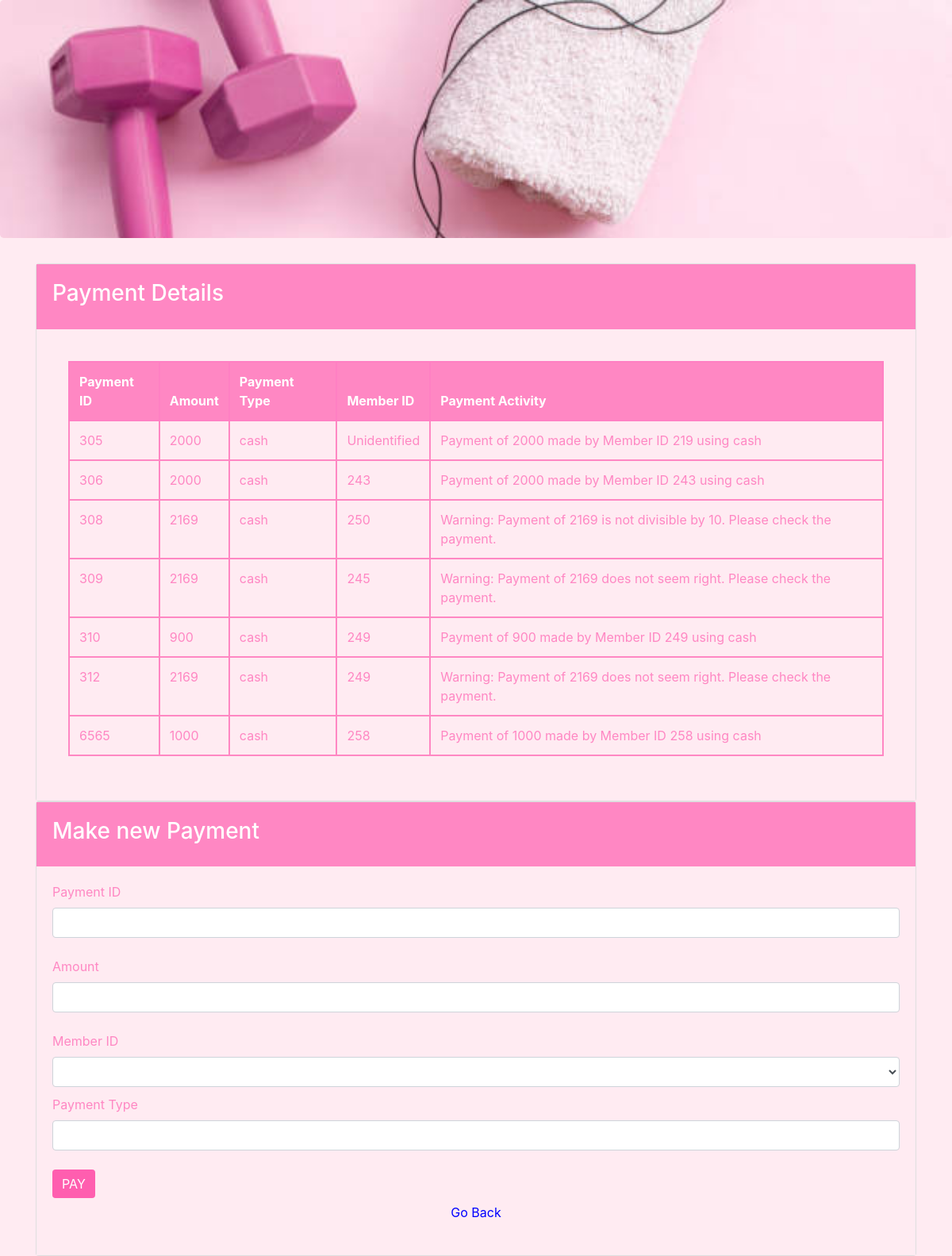
The page /gym_pls/gym-management/payment.php on the database as committed earlier.
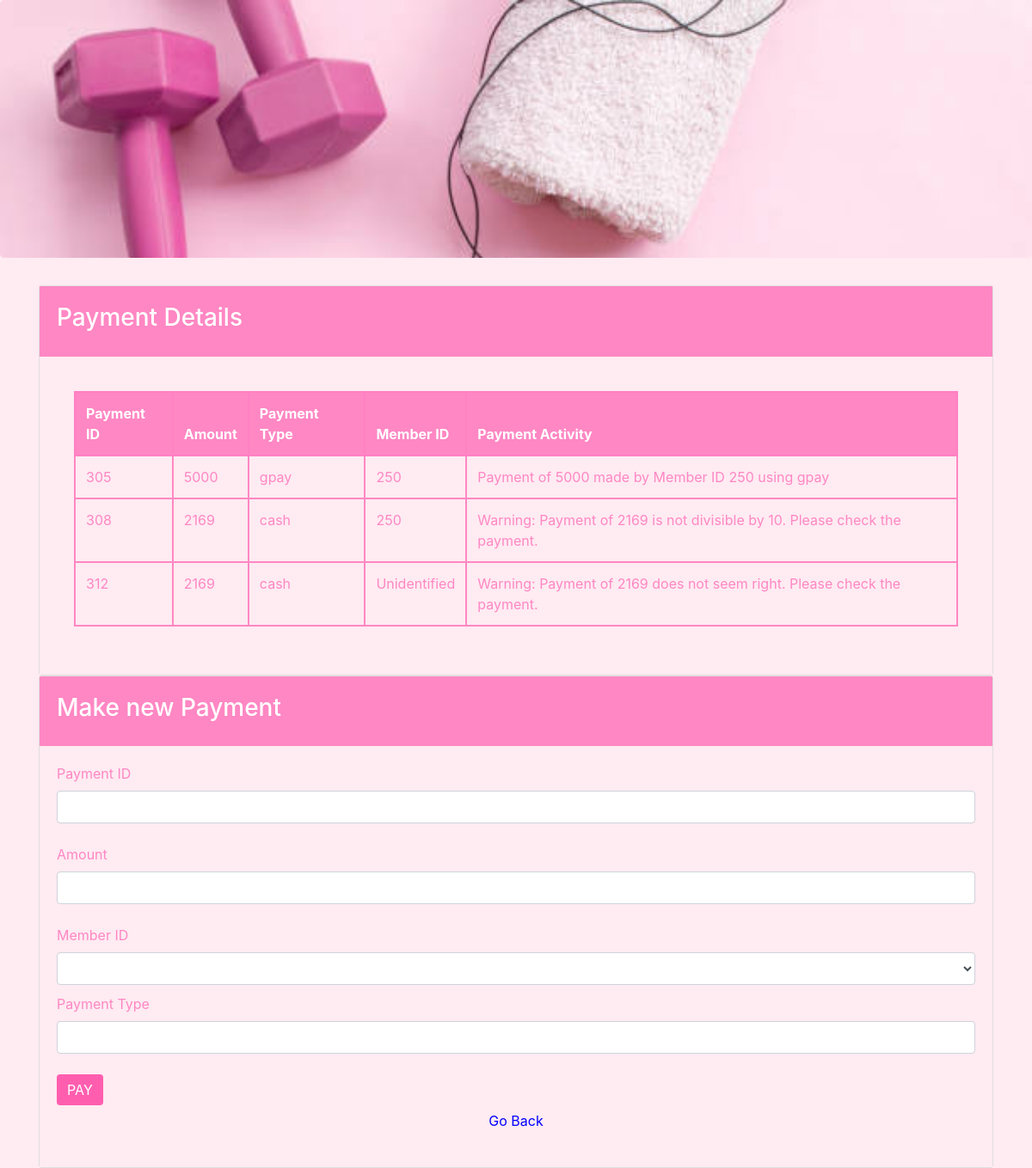
The same page on the database as committed later.
### tables this page shows
CREATE TABLE `payment` (
  `Payment_id` int(11) NOT NULL,
  `Amount` int(20) NOT NULL,
  `Member_id` int(11) DEFAULT NULL,
  `payment_type` varchar(20) NOT NULL,
  `payment_activity` varchar(255) DEFAULT NULL
);

### gym_pls/gym-management/payment.php (the view, shortened to what the changed rows need)
<!DOCTYPE html>
<?php include("func.php"); ?>
<html>
<head>
    <link rel="stylesheet" href="https://maxcdn.bootstrapcdn.com/bootstrap/4.0.0-beta/css/bootstrap.min.css">
</head>
<body style="background-color:#ffebf2;">
    <div class="container">
        <div class="card">
            <div class="card-body" style="background-color:#ffebf2; color:#ff87c3;">
                <div class="card-body">
                    <table class="table table-hover table-bordered" style="border: 2px solid #ff87c3; border-collapse: collapse;">
                        <thead class="thead-dark">
                            <tr style="border: 2px solid #ff87c3;">
                                <th style="border: 2px solid #ff80c3; background-color:#ff87c3;color: #ffffff">Payment ID</th>
                                <th style="border: 2px solid #ff80c3; background-color:#ff87c3;color: #ffffff">Amount</th>
                                <th style="border: 2px solid #ff80c3; background-color:#ff87c3;color: #ffffff">Payment Type</th>
                                <th style="border: 2px solid #ff80c3; background-color:#ff87c3;color: #ffffff">Member ID</th>
                                <th style="border: 2px solid #ff80c3; background-color:#ff87c3;color: #ffffff">Payment Activity</th>
                            </tr>
                        </thead>
                        <tbody>
                            <?php get_payment(); ?>
                        </tbody>
                    </table>
                </div>
            </div>
        </div>
                    <?php
                        $connect = mysqli_connect("localhost", "root", "", "loginsystem");
                        $query = "SELECT Member_id FROM members";
                        $result = mysqli_query($connect, $query);
                    ?>
                        <?php
                            if (mysqli_num_rows($result) > 0) {
                                while ($row = mysqli_fetch_assoc($result)) {
                                    var_dump($row);
                                }
                            } else {
                                echo "<option>No members found</option>";
                            }
                        ?>
    </div>
</body>
</html>

### gym_pls/gym-management/func.php (shortened to what the changed rows need)
<?php
$con = mysqli_connect("localhost", "root", "", "loginsystem");
if (!function_exists('get_payment')) {
    function get_payment() {
        global $con;
        $query = "SELECT * FROM Payment";
        $result = mysqli_query($con, $query);
        if (mysqli_num_rows($result) > 0) {
            while ($row = mysqli_fetch_array($result)) {
                $Payment_id = $row['Payment_id'];
                $Amount = $row['Amount'];
                $payment_type = $row['payment_type'];
                $Member_id = $row['Member_id'] ?: 'Unidentified';
                $payment_activity = isset($row['payment_activity']) ? $row['payment_activity'] : 'Not Set';
                echo "<tr>
                        <td style='border: 2px solid #ff87c3;'>$Payment_id</td>
                        <td style='border: 2px solid #ff87c3;'>$Amount</td>
                        <td style='border: 2px solid #ff87c3;'>$payment_type</td>
                        <td style='border: 2px solid #ff87c3;'>$Member_id</td>
                        <td style='border: 2px solid #ff87c3;'>$payment_activity</td>
                      </tr>";
            }
        } else {
            echo "<tr>
                    <td colspan='5' style='text-align:center; border: 2px solid #ff87c3;'>No payments found.</td>
                  </tr>";
        }
    }
}
?>

Rows that differ between the two databases and show on the page:
removed payment: Payment_id "306", Amount "2000", payment_type "cash", Member "243", payment_activity "Payment of 2000 made by Member ID 243 using cash"
removed payment: Payment_id "309", Amount "2169", payment_type "cash", Member "245", payment_activity "Warning: Payment of 2169 does not seem right. Please check the payment."
removed payment: Payment_id "310", Amount "900", payment_type "cash", Member "249", payment_activity "Payment of 900 made by Member ID 249 using cash"
removed payment: Payment_id "6565", Amount "1000", payment_type "cash", Member "258", payment_activity "Payment of 1000 made by Member ID 258 using cash"
changed payment id 305: Amount "2000" → "5000"; payment_type "cash" → "gpay"; Member "Unidentified" → "250"; payment_activity "Payment of 2000 made by Member ID 219 using cash" → "Payment of 5000 made by Member ID 250 using gpay"
changed payment "Warning: Payment of 2169 does not seem right. Please check the payment.": Member "249" → "Unidentified"
